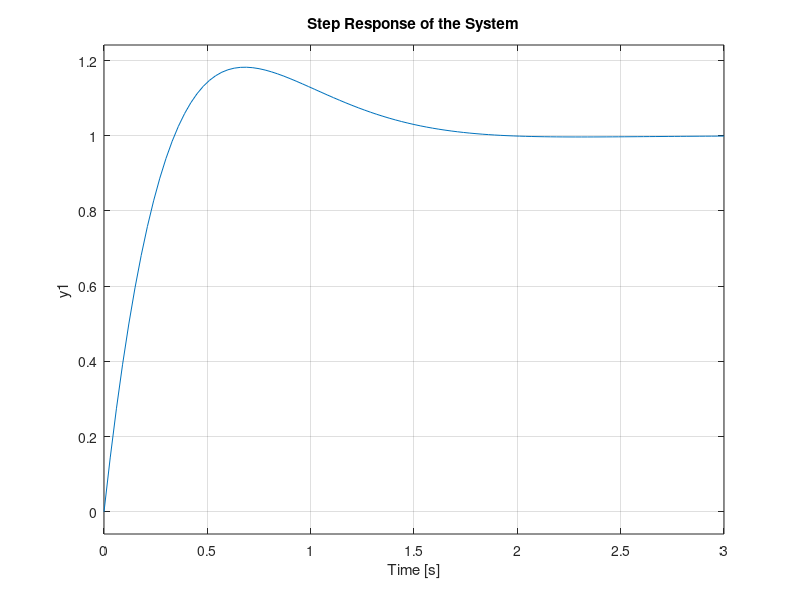

Recreate this plot in MATLAB. (Note: this script raises an error after producing the figure.)
% Define constants
Kp = 20; % Example value for Kp
Ki = 0;  % Example value for Ki
Kd = 10; % Example value for Kd

% Define numerator and denominator coefficients
numerator = [Kd, Kp, Ki];
denominator = [2, Kd, Kp, Ki];

% Create transfer function
sys = tf(numerator, denominator)

% Plot Step Response
figure;
step(sys);
grid on;
title('Step Response of the System');

% Get Step Response Information
step_info = stepinfo(sys);

% Display Rise Time
disp('Step Response Information:');
disp(step_info);

% Extract and Display Rise Time
rise_time = step_info.RiseTime;
disp(['Rise Time: ', num2str(rise_time), ' seconds']);